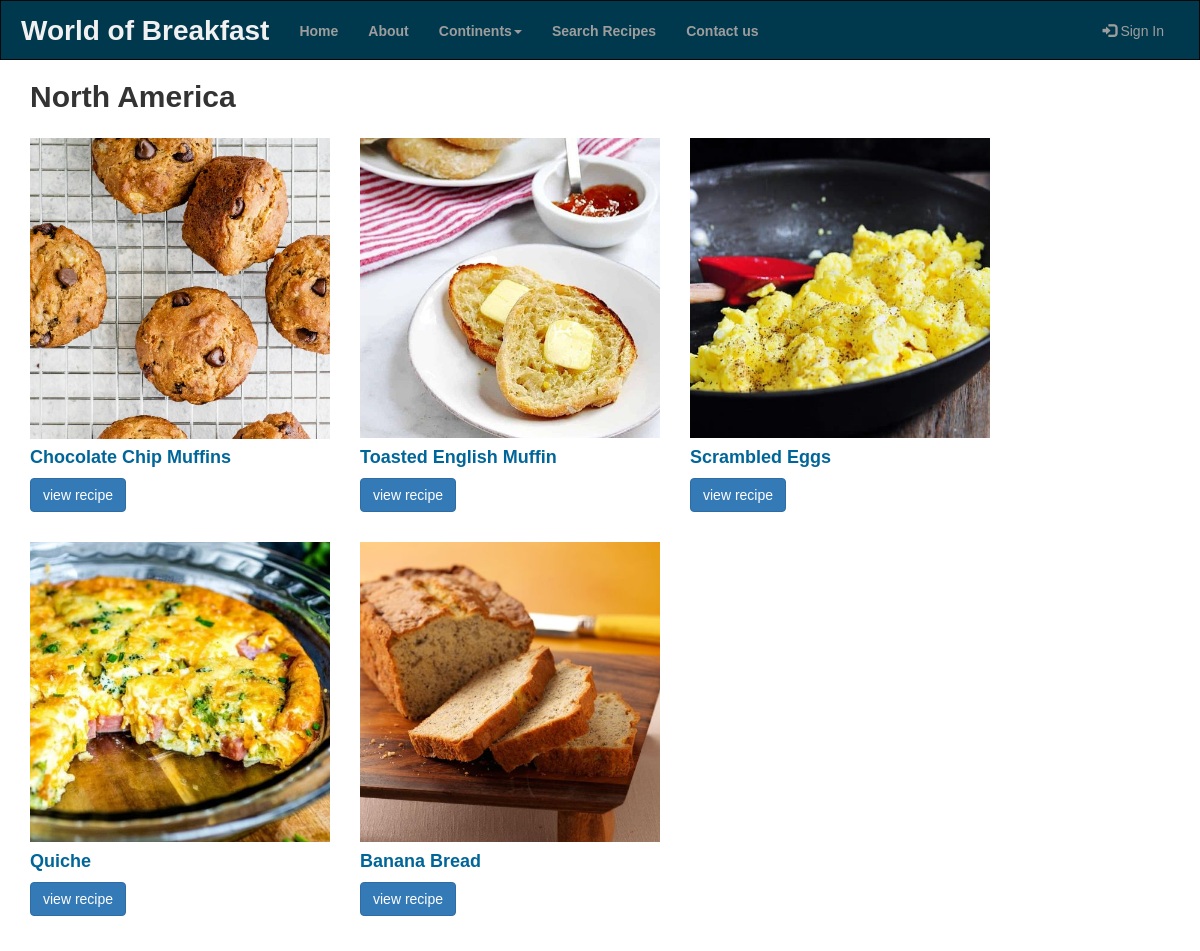
/breakfast/continent/north-america/, run on the app's committed database.
### breakfast/models.py (models this page shows, shortened)
class Continent(models.Model):
    name = models.CharField(max_length=128, unique=True)
    views = models.IntegerField(default=0)
    slug = models.SlugField(unique=True)

class Recipe(models.Model):
    text = models.CharField(max_length=12)
    recipe_name = models.CharField(max_length=128, unique=True)
    continent = models.ForeignKey(Continent)
    short_description = models.CharField(max_length=1280)
    description = models.CharField(max_length=1280)
    ingredients = models.CharField(max_length=1280)
    steps = models.CharField(max_length=1280)
    keywords = models.CharField(max_length=500)
    views = models.IntegerField(default=0)
    likes = models.IntegerField(default=0)
    image = models.ImageField(upload_to='recipe_images',null=True,blank=True)
    slug = models.SlugField(unique=True)
    continent_slug = models.SlugField()

### breakfast/views.py (the view)
def show_continent(request, continent_name_slug):
    context_dict = {}
    try:
        continent = Continent.objects.get(slug=continent_name_slug)
        recipe = Recipe.objects.filter(continent=continent)
        context_dict['recipes'] = recipe
        context_dict['continent'] = continent
    except Continent.DoesNotExist:
        context_dict['continent'] = None
        context_dict['recipes'] = None
    return render(request, 'breakfast/continent.html', context_dict)

### templates/breakfast/continent.html (shortened to what this page needs)
{% extends 'breakfast/base.html' %}
    {% load staticfiles %}
        {% block body_block %}
             {% if continent %}
             <div class="container-fluid">
                <div>
                    <h2>{{ continent.name }}</h2>
                </div>
                <div class="row">
                    {% if recipes %}
                        {% for recipe in recipes %}
                            <div id="recipe" class="col-md-3">
                                <figure id="recipe-box" class="fh5co-card-item image-popup">
                                    <img src="{{ MEDIA_URL}}{{ recipe.image }}" alt="Image" class="img-responsive">
                                </figure>
                                <div id="recipeLabel">
                                    <h4>{{ recipe.recipe_name }}</h4>
                                    <a href="{% url 'show_recipe' continent.slug recipe.slug %}" class="btn btn-primary" role="button">view recipe</a>
                                </div>
                            </div>
                        {% endfor %}
                    {% else %}
                        <strong>No recipes currently in saved.</strong>
                    {% endif %}
            {% else %}
                <strong>The specified continent does not exist.</strong>
            {% endif %}
                </div>
            </div>
        {% endblock %}

### templates/breakfast/base.html (shortened to what this page needs)
<!DOCTYPE html>
{% load breakfast_template_tags %}
{% load staticfiles %}
<html>
    <head>
        <link rel="stylesheet" href="https://maxcdn.bootstrapcdn.com/bootstrap/3.4.0/css/bootstrap.min.css">
        <link rel="stylesheet" href="https://cdnjs.cloudflare.com/ajax/libs/font-awesome/4.7.0/css/font-awesome.min.css">
        <link rel="stylesheet" href="{% static "css/style.css" %}">
    </head>
    <body>
      <nav class="navbar navbar-inverse">
        <div class="container-fluid">
          <div class="navbar-header">
            <a class="navbar-brand" id="siteTitle"><strong>World of Breakfast</strong></a>
          </div>
          <div class="collapse navbar-collapse" id="myNavbar">
            <ul class="nav navbar-nav">
              <li class="#"><a href="{% url 'home' %}"><strong>Home</strong></a></li>
              <li><a href="{% url 'about' %}"><strong>About</strong></a></li>
              <li class="dropdown"><a class="dropdown-toggle" data-toggle="dropdown" href="#"><strong>Continents</strong><span class="caret"></span></a>
              </li>
              <li><a href="/search/"><strong>Search Recipes</strong></a></li>
              <li><a href="{% url 'contact_us' %}"><strong>Contact us</strong></a></li>
            </ul>
            <ul class="nav navbar-nav navbar-right">
                {% if user.is_authenticated %}
                  <li><a href="{% url 'auth_logout' %}?next=/breakfast/"><span class="glyphicon glyphicon-log-in"></span> Sign Out</a></li>
                  <li class="active"><a href="{% url 'my_account' user.username %}" style="background-color: #00394d;"><span class="glyphicon glyphicon-user"></span> Hi,{{ user.username }} || Account </a></li>
                {% else %}
              <li><li><a href="{% url 'auth_login' %}"><span class="glyphicon glyphicon-log-in"></span> Sign In</a></li></li>
                {% endif %}
            </ul>
          </div>
        </div>
      </nav>
      <div>
        {% block body_block %}
        {% endblock %}
      </div>
      <div>
        <br>
      </div>
    </body>
</html>

### static/css/style.css (style rules this page uses)
.navbar { margin-bottom: 0; border-radius: 0; padding: 5px; height: 60px; background-color: #00394d; }
#siteTitle { font-size: 2em; color: #f1f1f1; }
h2 { margin-left: 15px; font-weight: bold; }
h4 { font-weight: bold; }
#recipe { margin: 15px; }
#recipe-box { position: relative; width: 300px; height: 300px; }
#recipeLabel { color: #006699; }
body { font-family: Arial, Helvetica, sans-serif; }
* { box-sizing: border-box }

### data on the page
Continent: name "North America"
Recipe: image (picture), recipe_name "Chocolate Chip Muffins"
Recipe: image (picture), recipe_name "Toasted English Muffin"
Recipe: image (picture), recipe_name "Scrambled Eggs"
Recipe: image (picture), recipe_name "Quiche"
Recipe: image (picture), recipe_name "Banana Bread"
